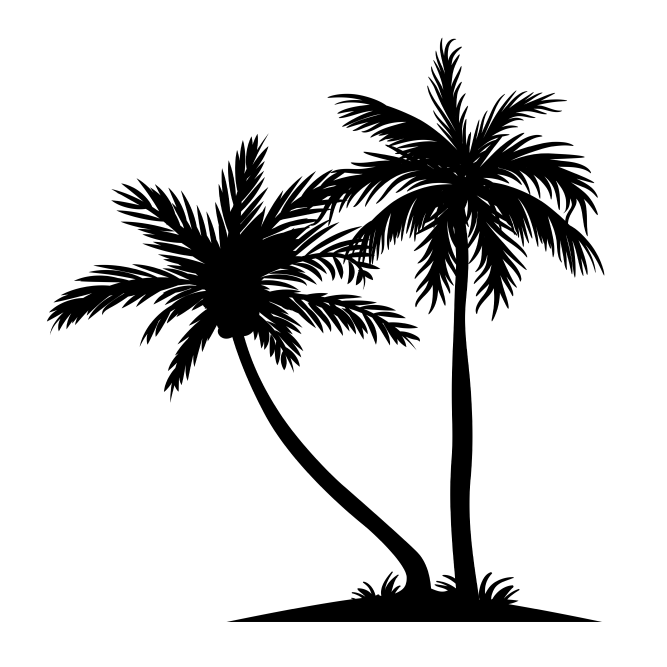
#> input picture tools/art/palms_pair_b.png, 2000 x 2000 px, given in place of palms_pair_a.png, which was not available (shown at 1/3 size)
$ python palms.py
#> lines starting #> are read from the running program, lines starting #| are printed output that depends on the picture
#!/usr/bin/env python3
"""Rebuild code-drawn Original palm spans from the shipped CC0 silhouettes.
Requires Pillow (build time only). Dimensions/placement mirror make_art.py.
"""
from pathlib import Path
from PIL import Image,ImageChops
W=Path(__file__).resolve().parents[2]
canvas=Image.new('L',(800,480))
#> canvas: PIL image 800x480 L; every value is 0
for name,x,h,flip in [('a',.13,310,False),('b',.86,320,True)]:
 im=Image.open(W/f'tools/art/palms_pair_{name}.png').convert('RGBA');a=im.getchannel('A')
#> further down, im is the input picture: PIL image 2000x2000 RGBA; mean R, G, B, A 68, 68, 68, 44.6
#> after `a = im.getchannel('A')`:
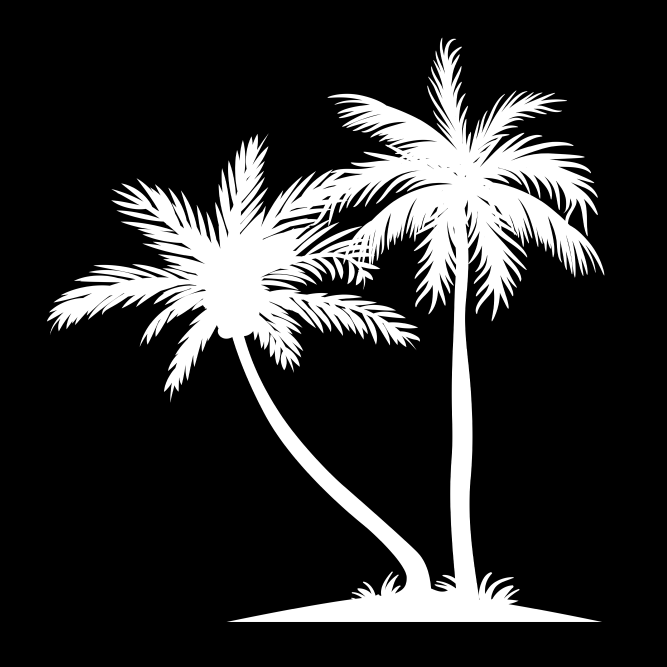
#> a: PIL image 2000x2000 L (shown at 1/3 size); min 0, max 255, mean 44.6
 if a.getextrema()[0]==255:a=ImageChops.invert(im.convert('L'))
 a=a.crop(a.getbbox());a=a.crop((0,0,a.width,int(a.height*.94)))
#> after `a = a.crop(a.getbbox())`:
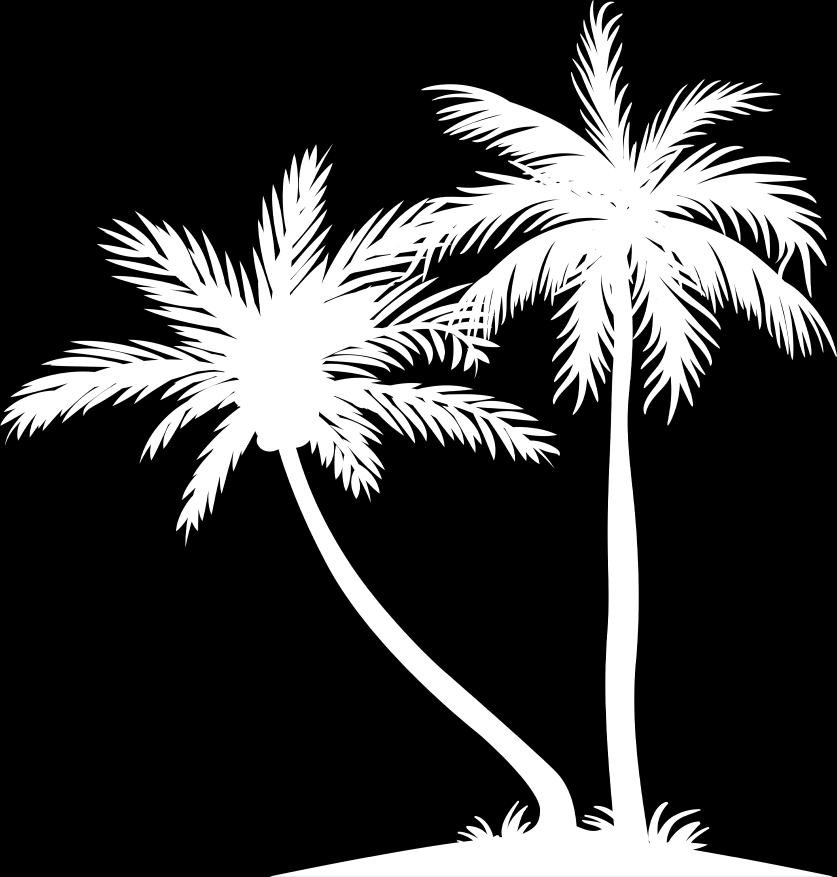
#> a: PIL image 1673x1753 L (shown at 1/2 size); min 0, max 255, mean 60.8
#> after `a = a.crop((0, 0, a.width, int(a.height * 0.94)))`:
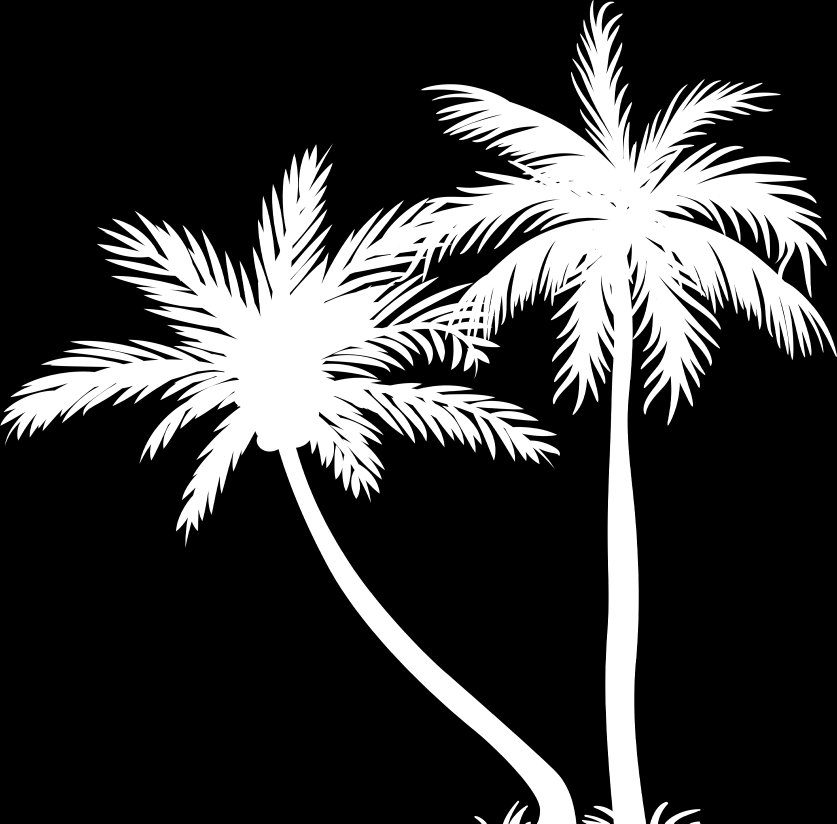
#> a: PIL image 1673x1647 L (shown at 1/2 size); min 0, max 255, mean 58.4
 a=a.resize((int(a.width*h/a.height),h),Image.Resampling.LANCZOS)
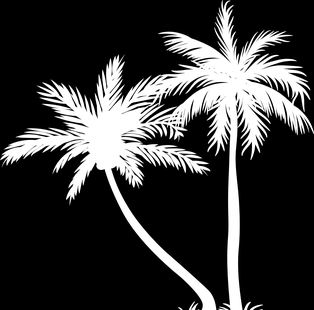
#> a: PIL image 314x310 L; min 0, max 255, mean 58.2
 if flip:a=a.transpose(Image.Transpose.FLIP_LEFT_RIGHT)
 canvas.paste(a,(int(x*800-a.width/2),int(280+30-h)))
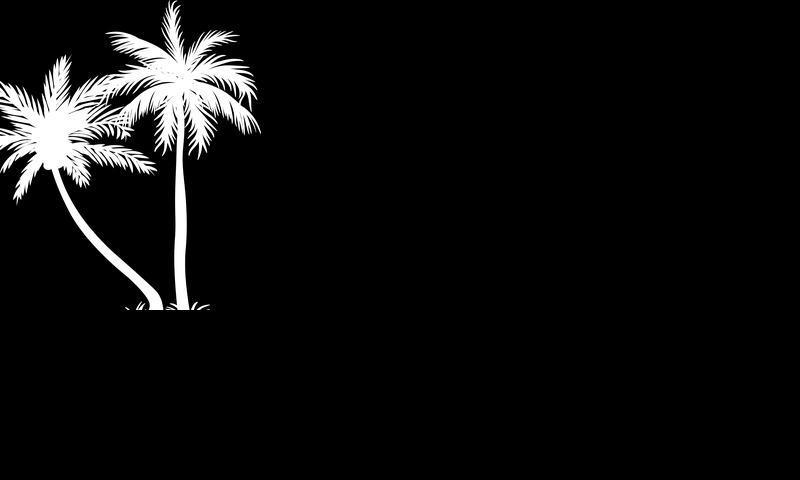
#> canvas: PIL image 800x480 L; min 0, max 255, mean 14.1
spans=[]
for y in range(310):
 run=None
 for x in range(801):
  filled=x<800 and canvas.getpixel((x,y))>=110
  if filled and run is None:run=x
  if not filled and run is not None:spans.append((run,y,x-run));run=None
#> after the loop, spans = 5081 items, first 6: (176, 0, 1), (609, 0, 1), (612, 0, 3), (616, 0, 4), (622, 0, 1), (169, 1, 1)
p=W/'psx3d/source/scene_palms.h'
p.write_text('// Code-drawn spans traced from the shipped CC0 palm silhouettes.\n// Source: tools/art/palms_pair_a.png + palms_pair_b.png (CREDITS.md).\n// Half-pixel rectangles rasterized once on menu entry; no bitmap asset.\nstatic const unsigned short original_palm_spans[][3] = {\n'+''.join('{%d,%d,%d},'%v+ ('\n' if i%6==5 else '') for i,v in enumerate(spans))+'\n};\n')
print(len(spans),'spans')
#| 5081 spans
